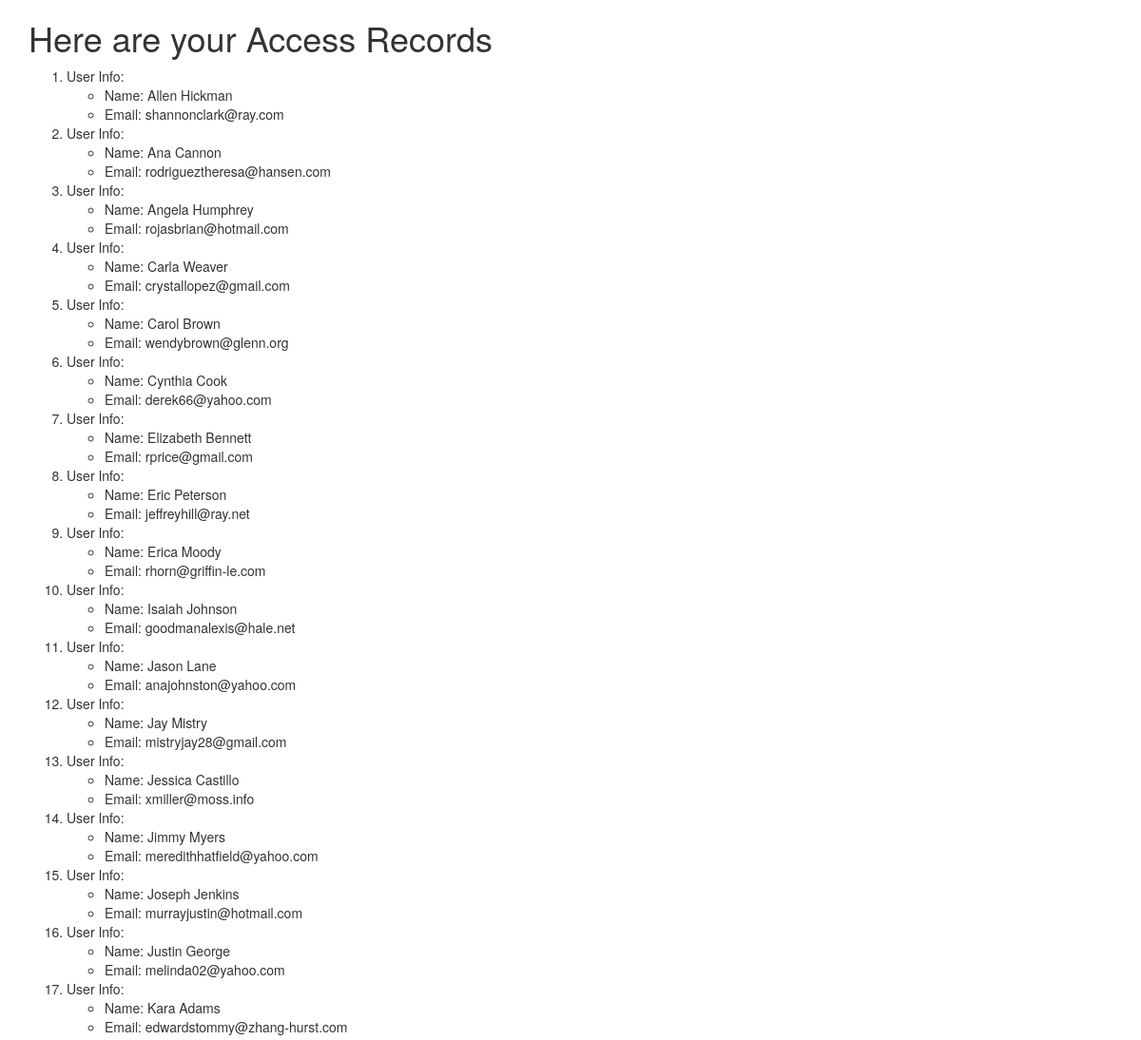
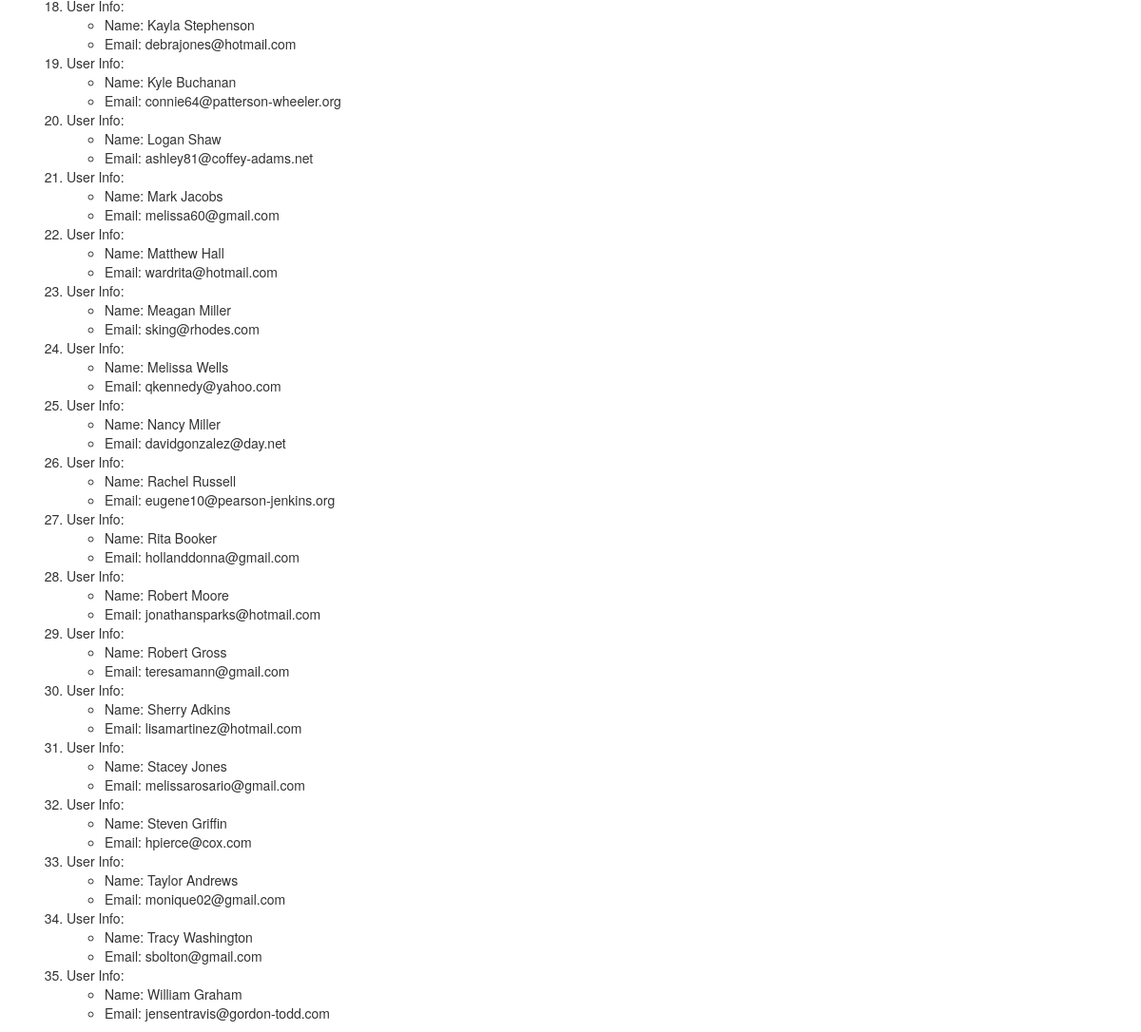
The page /user/ on the database its author committed (2 pictures, top to bottom).
### AppTwo/models.py (models this page shows, shortened)
class User(models.Model):
    first_name = models.CharField(max_length=30)
    last_name = models.CharField(max_length=30)
    email = models.EmailField(unique=True)

### AppTwo/views.py (the view)
# urls.py: path('', views.user, name="help")
def user(request):
    user_list = User.objects.order_by('first_name')
    my_dict = {'User':user_list}
    return render(request, 'AppTwo/help.html', context=my_dict)

### templates/AppTwo/help.html (shortened to what this page needs)
<!DOCTYPE html>
{% load staticfiles %}
<html lang="en" dir="ltr">
  <head>
    <link rel="stylesheet" href="https://maxcdn.bootstrapcdn.com/bootstrap/3.4.0/css/bootstrap.min.css">
  </head>
  <body class="body2">
    <div class="container">
      <h1 class="hh">Here are your Access Records</h1>
      {% if User %}
            <ol>
                {% for us in User %}
              <li>User Info:</li>
              <ul>
                <li>Name: {{ us.first_name }} {{ us.last_name }}</li>
                <li>Email: {{ us.email }}</li>
              </ul>
              {% endfor %}
            </ol>
      {% else %}
      <p>No record found</p>
      {% endif %}
    </div>
  </body>
</html>

### rows shown on the page
User: first_name "Allen", last_name "Hickman", email "shannonclark@ray.com"
User: first_name "Ana", last_name "Cannon", email "rodrigueztheresa@hansen.com"
User: first_name "Angela", last_name "Humphrey", email "rojasbrian@hotmail.com"
User: first_name "Carla", last_name "Weaver", email "crystallopez@gmail.com"
User: first_name "Carol", last_name "Brown", email "wendybrown@glenn.org"
User: first_name "Cynthia", last_name "Cook", email "derek66@yahoo.com"
User: first_name "Elizabeth", last_name "Bennett", email "rprice@gmail.com"
User: first_name "Eric", last_name "Peterson", email "jeffreyhill@ray.net"
User: first_name "Erica", last_name "Moody", email "rhorn@griffin-le.com"
User: first_name "Isaiah", last_name "Johnson", email "goodmanalexis@hale.net"
User: first_name "Jason", last_name "Lane", email "anajohnston@yahoo.com"
User: first_name "Jay", last_name "Mistry", email "mistryjay28@gmail.com"
User: first_name "Jessica", last_name "Castillo", email "xmiller@moss.info"
User: first_name "Jimmy", last_name "Myers", email "meredithhatfield@yahoo.com"
User: first_name "Joseph", last_name "Jenkins", email "murrayjustin@hotmail.com"
User: first_name "Justin", last_name "George", email "melinda02@yahoo.com"
User: first_name "Kara", last_name "Adams", email "edwardstommy@zhang-hurst.com"
User: first_name "Kayla", last_name "Stephenson", email "debrajones@hotmail.com"
User: first_name "Kyle", last_name "Buchanan", email "connie64@patterson-wheeler.org"
User: first_name "Logan", last_name "Shaw", email "ashley81@coffey-adams.net"
User: first_name "Mark", last_name "Jacobs", email "melissa60@gmail.com"
User: first_name "Matthew", last_name "Hall", email "wardrita@hotmail.com"
User: first_name "Meagan", last_name "Miller", email "sking@rhodes.com"
User: first_name "Melissa", last_name "Wells", email "qkennedy@yahoo.com"
User: first_name "Nancy", last_name "Miller", email "davidgonzalez@day.net"
User: first_name "Rachel", last_name "Russell", email "eugene10@pearson-jenkins.org"
User: first_name "Rita", last_name "Booker", email "hollanddonna@gmail.com"
User: first_name "Robert", last_name "Moore", email "jonathansparks@hotmail.com"
User: first_name "Robert", last_name "Gross", email "teresamann@gmail.com"
User: first_name "Sherry", last_name "Adkins", email "lisamartinez@hotmail.com"
User: first_name "Stacey", last_name "Jones", email "melissarosario@gmail.com"
User: first_name "Steven", last_name "Griffin", email "hpierce@cox.com"
User: first_name "Taylor", last_name "Andrews", email "monique02@gmail.com"
User: first_name "Tracy", last_name "Washington", email "sbolton@gmail.com"
User: first_name "William", last_name "Graham", email "jensentravis@gordon-todd.com"
